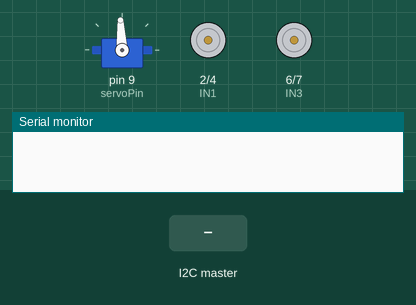
The sketch below on a simulated Arduino Uno, built with avr-gcc and run on an emulated ATmega328P. Parts: servo, motor-driver pin pairs drawn as motors (green arrow = first pin HIGH = forward, orange = second pin HIGH = backward, longer = more drive, scaled by the enable pin), the last lines printed to the serial monitor. The test bench sets the inputs (shaded band).

Above: at 1.2 s.
1.3 s: the I2C master sends "B"
At 2.5 s:
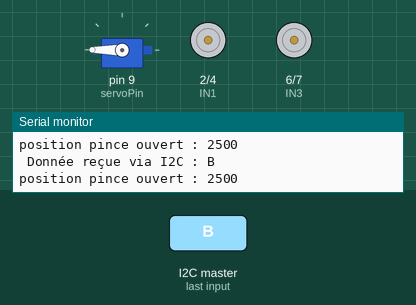
2.8 s: the I2C master sends "C"
At 3.5 s:
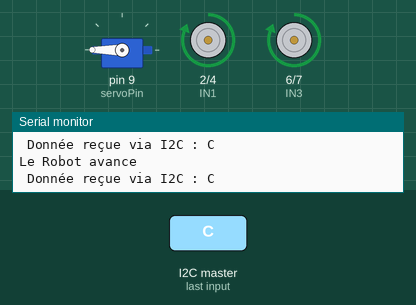
4.3 s: the I2C master sends "A"
At 5.2 s:
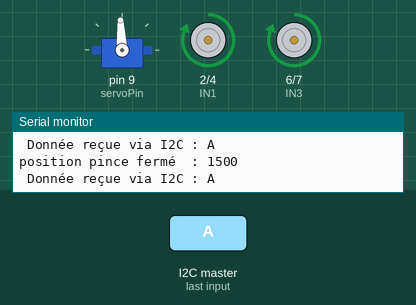
5.8 s: the I2C master sends "D"
At 6.3 s:
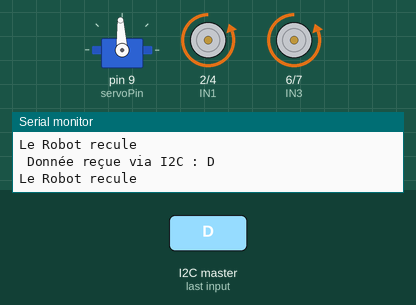
7.3 s: the I2C master sends "E"
At 8.0 s:
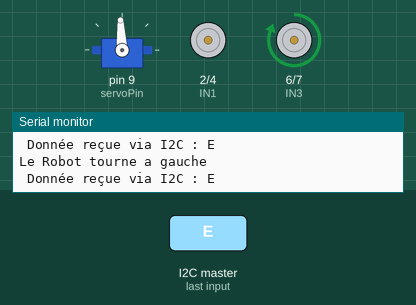
8.8 s: the I2C master sends "F"
At 9.9 s:
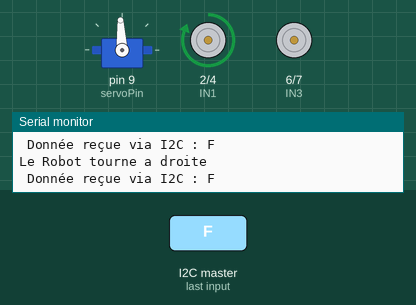
Timing chart, 0 to 11.3 s (numbered marks = the images above; inputs shaded):
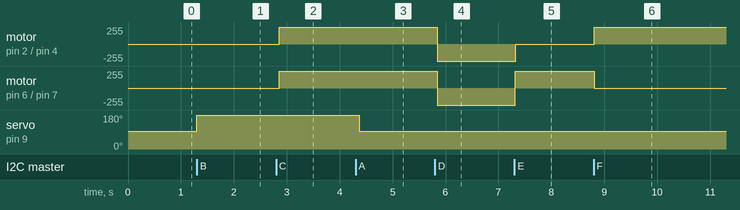

The sketch:

code.ino
```cpp
//*******************************************
// Module L298N pour commander un
// Moteur 2 phases pas à pas (4 fils)
//============================================
//Câblage du steper, utilise 6 broches
int ENA = 3; // Arduino Pin 3
int IN1 = 2; // Arduino Pin 2
int IN2 = 4; // Arduino Pin 4
int ENB = 5; // Arduino Pin 5
int IN3 = 6; // Arduino Pin 6
int IN4 = 7; // Arduino Pin 7
int servoPin = 9; // déclare la broche de contrôle du servo
int temps = 1000; // valeur servo de base
#define ServoClose  1500
// Position pince fermer
#define ServoOpen   2500
// Position pince ouvert

char commande;    // Variable commande afin de lire le Moniteur serie
char receiveData; // Variable pour comparer une information reçus

#include <Wire.h> // Librairie pour la communication I2C

#include <Servo.h>  // on inclut la bibliothèque pour piloter un servomoteur
Servo ServoMoteur;  // on crée l'objet monServo

void setup()
{
  Serial.begin(9600);                        // Ouvre le port série
  ServoMoteur.attach(servoPin);              // on définit le Pin utilisé par le servomoteur
  ServoMoteur.writeMicroseconds(ServoClose); // position pince fermé

  pinMode(ENA, OUTPUT); // Les 6 pins configurées en sorties
  pinMode(ENB, OUTPUT); //
  pinMode(IN1, OUTPUT); //
  pinMode(IN2, OUTPUT); //
  pinMode(IN3, OUTPUT); //
  pinMode(IN4, OUTPUT); //

  //Enable A et B, utilise les 2 ponts en H bloque les deux roues
  digitalWrite(ENA, LOW); // Activer pont A
  digitalWrite(ENB, LOW); // Activer pont B

  Wire.begin(8);                // Rejoindre l'autre carte
  Wire.onReceive(receiveEvent); // Preparer une fonction spécifique a la reception de donnee
  receiveData = 0;              // On initialise receiveData a 0
}
void loop() {

  if (receiveData != 0) // si le caractère reçus est different de zero
  {
    Serial.print(" Donnée reçue via I2C : ");
    Serial.println(receiveData); // afficher le caractère sur l'interface serie

    if (receiveData == 'A') // si le robot reçoit "A"
    {
      Serial.print("position pince fermé  : ");  // ecrit dans le moniteur : position pince fermé  :
      Serial.println(ServoClose);
      ServoMoteur.writeMicroseconds(ServoClose); // le robot ferme la pince lorsqu'il reçoit "A"
    }

    else if (receiveData == 'B') // si le robot reçoit "B"
    {
      Serial.print("position pince ouvert : "); // ecrit dans le moniteur : position pince ouvert :
      Serial.println(ServoOpen);
      ServoMoteur.writeMicroseconds(ServoOpen); // le robot ouvre la pince lorsqu'il reçoit "B"
    }

    else if (receiveData == 'C') // si le robot reçoit "C"
    {
      avant();                           // le robot avance lorsqu'il reçoit "C"
      Serial.println("Le Robot avance"); // ecrit dans le moniteur : Le Robot avance
      delay(10);                         // ajout d'un délai
    }

    else if (receiveData == 'D') // si le robot reçoit "D"
    {
      arriere();                         // le robot recule lorsqu'il reçoit "D"
      Serial.println("Le Robot recule"); // ecrit dans le moniteur : Le Robot recule
      delay(10);                         // ajout d'un délai
    }

    else if (receiveData == 'E') // si le robot reçoit "E"
    {
      gauche();                                   // le robot tourne a gauche lorsqu'il reçoit "E"
      Serial.println("Le Robot tourne a gauche"); // ecrit dans le moniteur : Le Robot tourne a gauche
      delay(10);                                  // ajout d'un délai
    }

    else if (receiveData == 'F') // si le robot reçoit "F"
    {
      droite();                                   // le robot tourne a droite lorsqu'il reçoit "F"
      Serial.println("Le Robot tourne a droite"); // ecrit dans le moniteur : Le Robot tourne a droite
      delay(10);                                  // ajout d'un délai
    }
    else // si le robot reçoit rien ne rien faire
    {
      stop1();                                 // le robot se stop lorsqu'il reçoit autre chose
      Serial.println("Le Robot ne bouge pas"); // ecrit dans le moniteur : Le Robot ne bouge pas
      delay(10);                               // ajout d'un délai
    }
  }
}

void avant () // programme pour que le robot avance
{
  digitalWrite(IN1, HIGH); // broche IN1 alimenté
  digitalWrite(IN2, LOW);  // broche IN2 pas alimenté
  digitalWrite(IN3, HIGH); // broche IN3 alimenté
  digitalWrite(IN4, LOW);  // broche IN4 pas alimenté
  delay(1);
  digitalWrite(ENA, HIGH); // Activer pont A
  digitalWrite(ENB, HIGH); // Activer pont B
}

void arriere () // programme pour que le robot recule
{
  digitalWrite(IN1, LOW);  // broche IN1 pas alimenté
  digitalWrite(IN2, HIGH); // broche IN2 alimenté
  digitalWrite(IN3, LOW);  // broche IN3 pas alimenté
  digitalWrite(IN4, HIGH); // broche IN4 alimenté
  delay(1);
  digitalWrite(ENA, HIGH); // Activer pont A
  digitalWrite(ENB, HIGH); // Activer pont B
}

void stop1 () // programme pour que le robot se stop
{
  digitalWrite(ENA, LOW); // Désactiver pont A
  digitalWrite(ENB, LOW); // Désactiver pont B
}

void gauche () // programme pour que le robot tourne a gauche
{
  digitalWrite(IN3, HIGH); // broche IN3 alimenté
  digitalWrite(IN4, LOW);  // broche IN4 pas alimenté
  delay(1);
  digitalWrite(ENA, LOW);  // Désactiver pont A
  digitalWrite(ENB, HIGH); // Activer pont B
}

void droite () // programme pour que le robot tourne a droite
{
  digitalWrite(IN1, HIGH); // broche IN1 alimenté
  digitalWrite(IN2, LOW);  // broche IN2 pas alimenté
  delay(1);
  digitalWrite(ENA, HIGH); // Activer pont A
  digitalWrite(ENB, LOW);  // Désactiver pont B
}

// Fonction qui s execute si quelque chose est present sur l interface
void receiveEvent(int nb)
{
  //do{
    receiveData = Wire.read(); // recevoir une lettre est égale a receiveData
}

void CommandeRobot() // code pour controler le robot a l'aide du moniteur serie (code a mettre dans le void loop)
{
  if (Serial.available())  // si données disponibles sur le port
  {
    commande = Serial.read(); //on lit

    if (commande == '1') // si l'on envoie un "1" dans le moniteur serie
    {
      Serial.print("position pince fermé  : ");  // ecrit dans le moniteur : position pince fermé  :
      Serial.println(ServoClose);
      ServoMoteur.writeMicroseconds(ServoClose); // La pince ce ferme
    }
    else if (commande == '2') // si l'on envoie un "2" dans le moniteur serie
    {
      Serial.print("position pince ouvert : "); // ecrit dans le moniteur : position pince ouvert  :
      Serial.println(ServoOpen);
      ServoMoteur.writeMicroseconds(ServoOpen); // La pince s'ouvre
    }
    else if (commande == '3') // si l'on envoie un "3" dans le moniteur serie
    {
      avant();                        // le robot avance lorsqu'il reçoit "3"
      Serial.println("Robot avance"); // ecrit dans le moniteur : Robot avance
      delay(10);                      // ajout d'un délai
    }
    else if (commande == '4') // si l'on envoie un "4" dans le moniteur serie
    {
      arriere();                      // le robot recule lorsqu'il reçoit "4"
      Serial.println("Robot recule"); // ecrit dans le moniteur : Robot recule
      delay(10);                      // ajout d'un délai
    }
    else if (commande == '5') // si l'on envoie un "5" dans le moniteur serie
    {
      gauche();                                // le robot tourne a gauche lorsqu'il reçoit "5"
      Serial.println("Robot tourne a gauche"); // ecrit dans le moniteur : Robot tourne a gauche
      delay(10);                               // ajout d'un délai
    }
    else if (commande == '6') // si l'on envoie un "6" dans le moniteur serie
    {
      droite();                                // le robot tourne a droite lorsqu'il reçoit "6"
      Serial.println("Robot tourne a droite"); // ecrit dans le moniteur : Robot tourne a droite
      delay(10);                               // ajout d'un délai
    }
    else if (commande == '7') // si l'on envoie un "7" dans le moniteur serie
    {
      stop1();                              // le robot se stop lorsqu'il reçoit "7"
      Serial.println("Robot ne bouge pas"); // ecrit dans le moniteur : Robot ne bouge pas
      delay(10);                            // ajout d'un délai
    }
  }
}
```

Measured:
- after the input at 1.3 s, servo on pin 9 (servoPin): 93° → 180° at once
- after the input at 2.8 s, motor on pin 2 (IN1) / pin 4 (IN2), motor on pin 6 (IN3) / pin 7 (IN4): stopped → forward 255/255 after 0.06 s
- after the input at 4.3 s, servo on pin 9 (servoPin): 180° → 93° after 0.07 s
- after the input at 5.8 s, motor on pin 2 (IN1) / pin 4 (IN2), motor on pin 6 (IN3) / pin 7 (IN4): forward 255/255 → backward 255/255 at once
- after the input at 7.3 s, motor on pin 2 (IN1) / pin 4 (IN2): backward 255/255 → stopped at once; motor on pin 6 (IN3) / pin 7 (IN4): backward 255/255 → forward 255/255 at once
- after the input at 8.8 s, motor on pin 2 (IN1) / pin 4 (IN2): stopped → forward 255/255 at once; motor on pin 6 (IN3) / pin 7 (IN4): forward 255/255 → stopped at once
